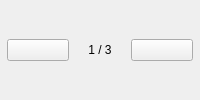
                                    <widget class="QFrame" name="galleryNavFrame">
                                        <property name="type"
                                            stdset="0">
                                            <string>galleryNavFrame</string>
                                        </property>
                                        <layout class="QHBoxLayout" name="galleryNavLayout">
                                            <property name="leftMargin">
                                                <number>0</number>
                                            </property>
                                            <property name="topMargin">
                                                <number>0</number>
                                            </property>
                                            <property name="rightMargin">
                                                <number>0</number>
                                            </property>
                                            <property name="bottomMargin">
                                                <number>0</number>
                                            </property>
                                            <property name="spacing">
                                                <number>0</number>
                                            </property>

                                            <item>
                                                <spacer name="leftNavSpacer">
                                                    <property name="orientation">
                                                        <enum>Qt::Horizontal</enum>
                                                    </property>
                                                </spacer>
                                            </item>
                                            <item>
                                                <widget class="QPushButton" name="prevButton">
                                                    <property name="button"
                                                        stdset="0">
                                                        <string>prev</string>
                                                    </property>
                                                </widget>
                                            </item>
                                            <item>
                                                <widget class="QLabel" name="pageIndicator">
                                                    <property name="text">
                                                        <string>1 / 3</string>
                                                    </property>
                                                    <property name="alignment">
                                                        <set>Qt::AlignCenter</set>
                                                    </property>
                                                </widget>
                                            </item>
                                            <item>
                                                <widget class="QPushButton" name="nextButton">
                                                    <property name="button"
                                                        stdset="0">
                                                        <string>next</string>
                                                    </property>
                                                </widget>
                                            </item>
                                            <item>
                                                <spacer name="rightNavSpacer">
                                                    <property name="orientation">
                                                        <enum>Qt::Horizontal</enum>
                                                    </property>
                                                </spacer>
                                            </item>
                                        </layout>
                                    </widget>
